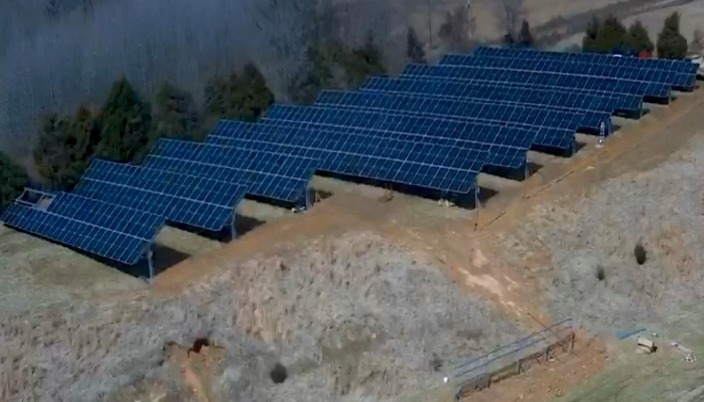
#> input picture assets/ground_mount_1.jpg, 704 x 402 px, found by its file name; its folder holds 7 pictures in this run
$ python build_ad.py
#> lines starting #> are read from the running program, lines starting #| are printed output that depends on the picture
### scripts/brand.py
"""Shared brand system for CGF print pieces.

Both flyers go in the same envelope, so they have to read as a set. Palette,
type and furniture live here once; change a color and every piece updates.

ASSET SLOTS: swap BRAND, PHONE and the asset paths for the real ones.
"""

from pathlib import Path

import matplotlib
matplotlib.use("Agg")
# Paired dollar signs in a string get parsed as LaTeX math and silently mangle
# the text. Every figure on these pieces is a dollar amount, so turn it off.
matplotlib.rcParams["text.parse_math"] = False
from matplotlib import font_manager as fm
from matplotlib.patches import Rectangle

FONTS = Path("/root/.claude/skills/synced/canvas-design/canvas-fonts")
for _f in FONTS.glob("*.ttf"):
    fm.fontManager.addfont(str(_f))

DISPLAY = "Big Shoulders"
BODY = "Work Sans"
MONO = "Geist Mono"

PAGE_W, PAGE_H = 8.5, 11.0
L, R = 0.075, 0.925

# --- CGF brand ------------------------------------------------------------
# Supplied palette: #155dae deep blue, #3d86ba mid blue, #52fb2a green,
# #aef75c lime, #fcfdfd white.
#
# CONTRAST RULE, do not break it: the greens are accents, never text on white.
# #52fb2a on white measures about 1.8:1 and #aef75c is worse. They read as
# highlight against dark ground or as a fill with dark text over them. Blue and
# navy carry everything that has to be read.
BRAND = "#155DAE"        # primary, headlines and key figures
BRAND_DK = "#0F4685"
BRAND_MID = "#3D86BA"
ACCENT = "#52FB2A"       # on dark ground only
ACCENT_SOFT = "#AEF75C"  # fill, with dark text over it
PAPER = "#FCFDFD"
PANEL = "#EEF4FA"
INK = "#10243A"          # navy derived from the brand blue, not a flat black
MUTE = "#5C7387"
RULE_C = "#CFDCE8"

# --- swap for real details -----------------------------------------------
PHONE = "913-349-6586"        # from public listing; confirm before printing
ADDRESS = "8595 College Blvd, Suite 150L, Overland Park, KS 66210"
WEB = "cleanergreenerfuture.com"
# Where growers send their bills. Confirmed by Clint 2026-08-12.
EMAIL = "info@cgf.solutions"

ASSETS = Path("assets")
LOGO_PATH = ASSETS / "cgf_logo.png"
PHOTO_ROOF = ASSETS / "poultry_roof.jpg"
PHOTO_TEAM = ASSETS / "cgf_team.jpg"

# Real CGF/NEA Solar ground mount installs. Two of them run side by side on the
# solar flyer, which is stronger than one wide crop: two jobs reads as a track
# record, one reads as a stock photo.
PHOTO_GROUND = [ASSETS / "ground_mount_1.jpg", ASSETS / "ground_mount_2.jpg"]
PHOTO_GROUND_WIDE = [ASSETS / "ground_mount_1_wide.jpg",
                     ASSETS / "ground_mount_2_wide.jpg"]
# One frame, full bleed, for the test flyer. The second shot is the one with
# grain bins and a truck in it, which reads as a working farm rather than as a
# solar installation photographed on its own.
PHOTO_HERO = ASSETS / "ground_mount_2_hero.jpg"


def slot(ax, x0, y0, x1, y1, label, sub=""):
    """A placeholder that reads as deliberate rather than broken."""
    ax.add_patch(Rectangle((x0, y0), x1 - x0, y1 - y0, facecolor=PANEL,
                           edgecolor=RULE_C, linewidth=0.8,
                           linestyle=(0, (4, 3))))
    ax.text((x0 + x1) / 2, (y0 + y1) / 2 + (0.008 if sub else 0), label,
            family=MONO, size=7.0, color=MUTE, ha="center", va="center")
    if sub:
        ax.text((x0 + x1) / 2, (y0 + y1) / 2 - 0.014, sub, family=MONO,
                size=5.8, color=MUTE, ha="center", va="center")


def photo_band(ax, x0, x1, y0, y1, paths, fallback_label, fallback_sub=""):
    """Fill a band with however many real photos exist, else a placeholder."""
#> called with x0 = 0.075, x1 = 0.925, y0 = 0.505, y1 = 0.69, fallback_label = 'PHOTOGRAPHS', fallback_sub = 'real installs, landscape crop'
    from matplotlib.image import imread

    have = [p for p in paths if p.exists()]
    if not have:
        slot(ax, x0, y0, x1, y1, fallback_label, fallback_sub)
        return 0

    gap = 0.012
    w = ((x1 - x0) - gap * (len(have) - 1)) / len(have)
    for i, path in enumerate(have):
        left = x0 + i * (w + gap)
        ax.imshow(imread(str(path)), extent=(left, left + w, y0, y1),
                  aspect="auto", zorder=2)
    return len(have)


def rule(ax, y, x0=L, x1=R, c=RULE_C, lw=0.8):
    ax.plot([x0, x1], [y, y], color=c, lw=lw, solid_capstyle="butt", zorder=1)


def masthead(ax, tagline):
    """Identity bar shared by every piece.

    A blue-to-green stripe runs the full bleed at the top, echoing the logo's
    own split. It is the only place the green appears against light ground, and
    it appears as a solid mark rather than as anything anyone has to read.
    """
    from matplotlib.image import imread

    ax.add_patch(Rectangle((0, 0.988), 0.62, 0.012, facecolor=BRAND,
                           edgecolor="none", zorder=4))
    ax.add_patch(Rectangle((0.62, 0.988), 0.38, 0.012, facecolor=ACCENT,
                           edgecolor="none", zorder=4))

    if LOGO_PATH.exists():
        # Width follows the logo's own aspect. A fixed box would stretch it,
        # and a stretched logo is the fastest way to look amateur.
        img = imread(str(LOGO_PATH))
        aspect = img.shape[1] / img.shape[0]
        height = 0.046
        width = height * aspect * (PAGE_H / PAGE_W)
        ax.imshow(img, extent=(L, L + width, 0.929, 0.929 + height),
                  aspect="auto", zorder=3)
    else:
        slot(ax, L, 0.936, L + 0.16, 0.974, "CGF LOGO")

    ax.text(R, 0.966, PHONE, family=DISPLAY, weight="bold", size=21,
            color=BRAND, ha="right", va="center")
    ax.text(R, 0.941, tagline, family=MONO, size=6.4, color=MUTE,
            ha="right", va="center")
    rule(ax, 0.921, lw=1.6, c=INK)


def callbar(ax, headline, sub, y=0.028, h=0.072):
    """The one ask, in the same place on every piece."""
    from matplotlib.patches import FancyBboxPatch

    ax.add_patch(FancyBboxPatch((L, y), R - L, h,
                                boxstyle="round,pad=0,rounding_size=0.006",
                                facecolor=BRAND, edgecolor="none"))
    ax.text(L + 0.024, y + h * 0.71, headline, family=DISPLAY, weight="bold",
            size=23, color=PAPER, ha="left", va="center")
    ax.text(L + 0.024, y + h * 0.32, sub, family=BODY, size=9.0,
            color="#CFE2F5", ha="left", va="center")
    ax.text(R - 0.024, y + h * 0.50, PHONE, family=DISPLAY, weight="bold",
            size=26, color=PAPER, ha="right", va="center")


def footer(ax, y=0.014):
    ax.text(L, y, f"{ADDRESS}   ·   {WEB}", family=MONO, size=6.2,
            color=MUTE, ha="left", va="center")


# --------------------------------------------------------------------------
# Text flow
# --------------------------------------------------------------------------
# Hand-placing paragraphs at fixed y coordinates is why copy edits kept causing
# collisions: change a sentence and the block silently grows into whatever sits
# below it. These measure the real rendered width and flow downward from a
# cursor, so the layout survives copy changes instead of needing a re-tune.

# [27 lines left out: functions measure, wrap, not called in this run]


class Flow:
    """A downward cursor. Every block returns the y it ended at."""

    def __init__(self, fig, ax, y, x0=L, x1=R):
        self.fig, self.ax, self.y, self.x0, self.x1 = fig, ax, y, x0, x1

    @property
    def width(self):
        return self.x1 - self.x0

    def gap(self, amount):
        self.y -= amount
        return self.y

    # [14 lines left out: function text, not called in this run]

### scripts/build_ad.py
#!/usr/bin/env python3
"""CGF solar flyer, sized to the reader's farm. Goes out with the company
flyer and a handwritten note.

Every figure comes from metered usage across 76 broiler farms in the Peco
footprint, priced at $2.00/W roof with the 50% credit and bonus depreciation.

Palette, type and furniture come from brand.py, so all three pieces move
together when the real brand colors land.
"""

import sys
from pathlib import Path

sys.path.insert(0, str(Path(__file__).resolve().parent))

import matplotlib.pyplot as plt  # noqa: E402
from matplotlib.image import imread  # noqa: E402
from matplotlib.patches import Rectangle  # noqa: E402

from brand import (  # noqa: E402
    ACCENT, BODY, BRAND, DISPLAY, INK, L, MONO, MUTE, PAGE_H, PAGE_W, PAPER,
    PHOTO_GROUND, PHOTO_ROOF, R, callbar, footer, masthead, photo_band,
    rule, slot,
)

# Metered medians across 76 broiler farms, priced at $2.10/W GROUND, with
# the 50% credit and 100% bonus depreciation at a 30% marginal rate.
#
# Ground, not roof, because the photographs above are ground mounts. Pricing a
# roof table under ground-mount pictures is the kind of mismatch a grower
# notices. Roof comes in about 5% cheaper and lands at 3.9 years, which is why
# the headline says about four rather than under four.
TABLE = [
    ("3 houses", "232,080", "140 kW", "$294,000", "$19,400", "4.2 yrs"),
    ("4 houses", "247,200", "150 kW", "$315,000", "$20,700", "4.2 yrs"),
    ("5-6 houses", "331,200", "200 kW", "$420,000", "$27,700", "4.2 yrs"),
]


def main():
    fig = plt.figure(figsize=(PAGE_W, PAGE_H), dpi=300)
    fig.patch.set_facecolor(PAPER)
    ax = fig.add_axes([0, 0, 1, 1])
    ax.set_xlim(0, 1)
    ax.set_ylim(0, 1)
    ax.axis("off")

    masthead(ax, "ENERGY AND INCENTIVE SPECIALISTS")

    # ------------------------------------------------------------------ hook
    ax.text(L, 0.884, "FOUR-HOUSE FARM.", family=DISPLAY, weight="bold",
            size=42, color=INK, ha="left", va="center")
    ax.text(L, 0.810, "$16,000 A YEAR.", family=DISPLAY, weight="bold",
            size=58, color=BRAND, ha="left", va="center")
    ax.text(L, 0.746, "PAID BACK IN ABOUT FOUR YEARS.", family=DISPLAY,
            weight="bold", size=31, color=INK, ha="left", va="center")

    ax.text(L, 0.712,
            "Figures from metered usage on 76 broiler farms in this area. Not a projection.",
            family=BODY, size=8.2, color=MUTE, ha="left", va="center")

    # ----------------------------------------------------------------- photo
    shown = photo_band(ax, L, R, 0.505, 0.690, [PHOTO_ROOF] + PHOTO_GROUND,
                       "PHOTOGRAPHS", "real installs, landscape crop")

    # ----------------------------------------------------------------- table
    ax.text(L, 0.470, "WHAT IT LOOKS LIKE BY FARM SIZE", family=DISPLAY,
            weight="bold", size=17, color=INK, ha="left", va="center")
    rule(ax, 0.455, lw=1.2, c=INK)

    cols = [L, L + 0.175, L + 0.315, L + 0.455, L + 0.625, R]
    heads = ["", "POWER USED", "SYSTEM", "INSTALLED", "SAVES", "PAYBACK"]
    for i, head in enumerate(heads):
        ha = "right" if i == 5 else "left"
        ax.text(cols[i], 0.438, head, family=MONO, size=5.9, color=MUTE,
                ha=ha, va="center")

    y = 0.410
    for row in TABLE:
        for i, cell in enumerate(row):
            ha = "right" if i == 5 else "left"
            is_key = i in (4, 5)
            ax.text(cols[i], y, cell,
                    family=DISPLAY if is_key or i == 0 else BODY,
                    weight="bold" if is_key or i == 0 else "normal",
                    size=15 if is_key else (13 if i == 0 else 10.5),
                    color=BRAND if i == 4 else INK, ha=ha, va="center")
        y -= 0.040
        rule(ax, y + 0.018)

    ax.text(L, 0.294,
            "Ground mount at $2.10 a watt, as pictured. Roof runs about 5% less "
            "where the trusses allow, and is quoted alongside.",
            family=BODY, size=8.0, color=MUTE, ha="left", va="center")

    # ----------------------------------------------------------------- proof
    rule(ax, 0.272)
    points = [
        ("HALF THE COST IS FEDERAL",
         "30% credit, plus 10% domestic content\nand 10% energy community."),
        ("YOUR COUNTY QUALIFIES",
         "Randolph, Clay, Lawrence, Greene,\nIndependence, Izard, Sharp, Fulton,\nJackson and Mississippi."),
        ("WE READ THE BILL FIRST",
         "Rate class and demand charges cost\nyou nothing to fix."),
    ]
    for i, (head, body) in enumerate(points):
        x = L + i * (R - L) / 3
        ax.text(x, 0.250, head, family=DISPLAY, weight="bold", size=13.5,
                color=INK, ha="left", va="center")
        ax.text(x, 0.232, body, family=BODY, size=8.2, color=MUTE,
                ha="left", va="top", linespacing=1.5)

    # -------------------------------------------------------------- deadline
    ax.add_patch(Rectangle((L, 0.116), R - L, 0.030, facecolor=INK,
                           edgecolor="none"))
    ax.text(L + 0.016, 0.131, "THE CREDIT REQUIRES YOUR SYSTEM RUNNING BY 12.31.2027",
            family=DISPLAY, weight="bold", size=15, color=ACCENT,
            ha="left", va="center")
    ax.text(R - 0.016, 0.131, "THAT IS A FEDERAL DATE, NOT OURS",
            family=MONO, size=6.2, color="#9FBBD4", ha="right", va="center")

    callbar(ax, "SEND US TWELVE MONTHS OF BILLS.",
            "One call to your co-op. We come back with your real number, at no cost.")
    footer(ax)

    out_pdf, out_png = Path("out/cgf_ad.pdf"), Path("out/cgf_ad.png")
    fig.savefig(out_pdf, facecolor=PAPER, dpi=300)
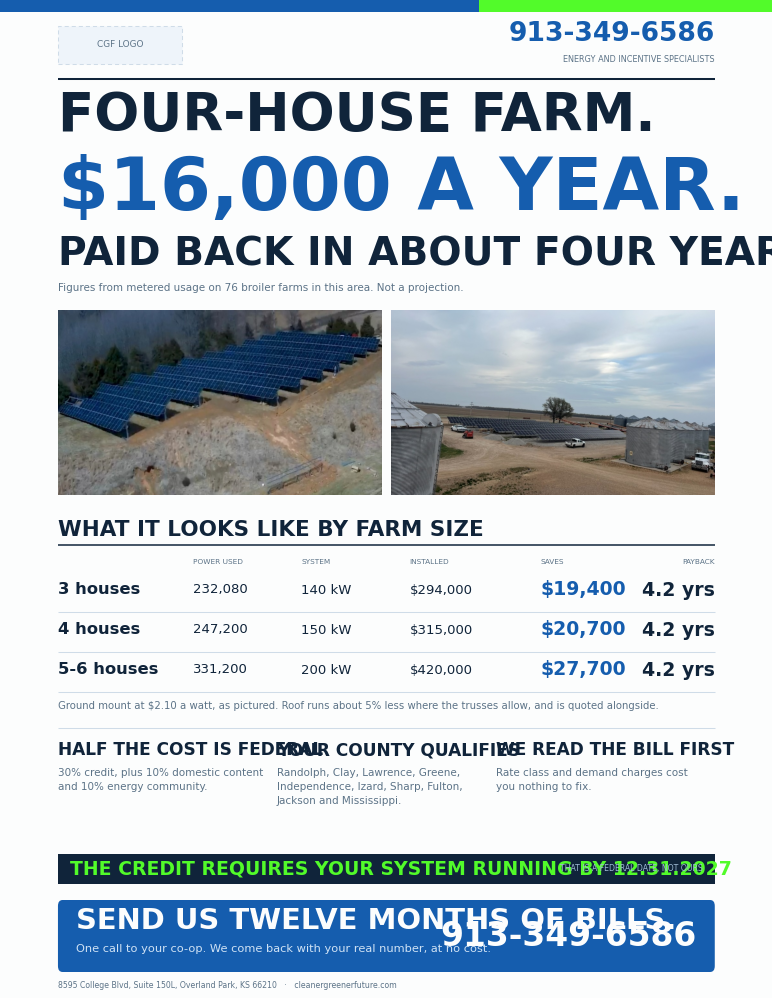
#> figure drawn by matplotlib, 1 panel
    fig.savefig(out_png, facecolor=PAPER, dpi=200)
    plt.close(fig)
    if not shown:
        print("no photos found in assets/; placeholder slot rendered")
    else:
        print(f"{shown} photo(s) placed")
    print(f"wrote {out_pdf} and {out_png}")


if __name__ == "__main__":
    main()
